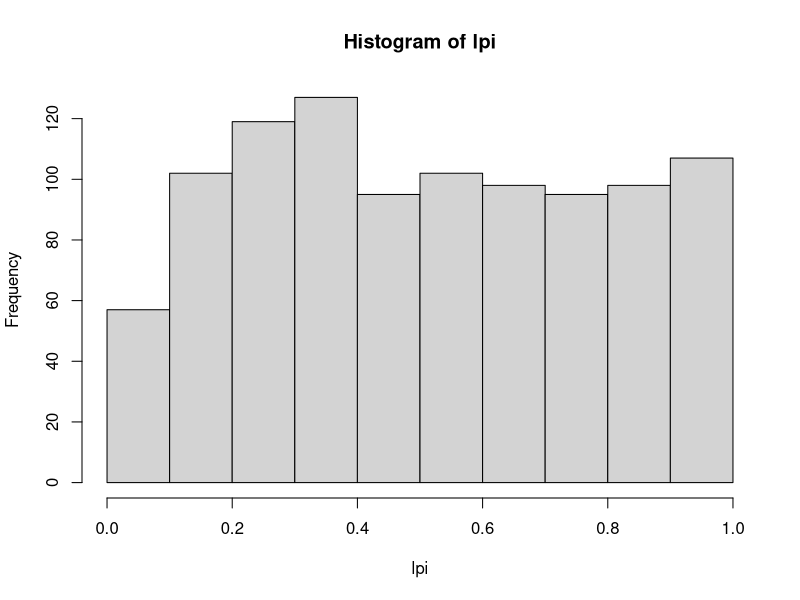

Source code (R):
## ---- chunk 1
# Priors
alpha_pi = 1
beta_pi = 1
alpha_S = 1
beta_S = 1
alpha_C = 1
beta_C = 1

## ---- chunk 2
fGibbsSampling <- function(numSamples,a, b){
  
  N <- a + b
  Y1[1] <- as.integer(runif(1, 1, a))
  
  Y2[1] <- as.integer(runif(1, a, b+a))
  
  lpi[1] <- runif(1, 0, 1)
  
  S[1] <- runif(1, 0, 1)
  
  C[1] <- runif(1, 0, 1)
  
  cat("\nBefore Loop: ")
  cat("\nY1:",Y1, " Y2: ", Y1, " lp: ", lpi, " S: ", S, " C: ", C)
  for(t in 2:numSamples){
    
    Y1[t] <- rbinom(n = 1, size = a, prob =  lpi[t-1] * S[t-1] / (lpi[t-1] * S[t-1] + (1 - lpi[t-1]) * (1 - C[t-1]) ))
    
    Y2[t] <- rbinom(n=1, size = b, prob = lpi[t-1] * (1 - S[t-1]) / (lpi[t-1] * (1 - S[t-1]) + (1 - lpi[t-1]) * C[t-1]))
    
    lpi[t] <- rbeta(1, Y1[t] + Y2[t] + alpha_pi, a + b - Y1[t] - Y2[t] + beta_pi)
    
    S[t] <- rbeta(1, Y1[t] + alpha_S, Y2[t] + beta_S)
    
    C[t] <- rbeta(1, b - Y2[t] + alpha_C, a - Y1[t] + beta_C)
    # cat("\n\nAfter t=", t)
    # cat("\nY1:",Y1, " Y2: ", Y1, " lp: ", lpi, " S: ", S, " C: ", C)
    
  }
  
  hist(lpi)
  
}
  
  
## ---- chunk 3
set.seed(41)
Y1 <- vector()
Y2 <- vector()
lpi <- vector()
S <- vector()
C <- vector()

s_lpi <- fGibbsSampling(1000, 80, 20)

